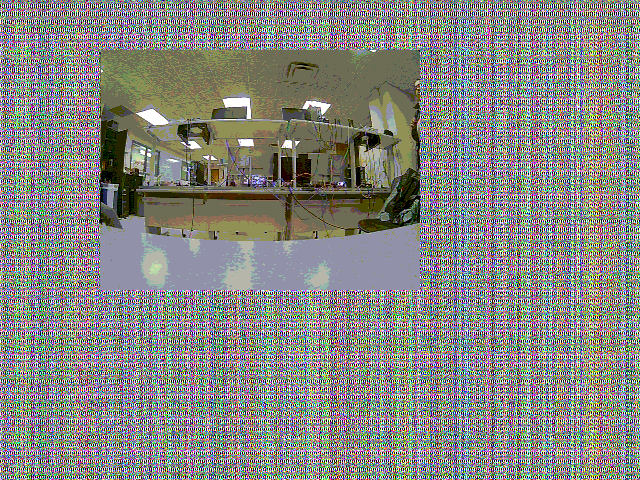
#> input picture test-ntsc-images/vga_capture_19700101_004956_000.png, 640 x 480 px; its folder holds only this picture in this run
$ python apply_charuco_calibration_to_ntsc.py   (older library calls are emulated)
#> lines starting #> are read from the running program, lines starting #| are printed output that depends on the picture
"""Apply ChArUco/checkerboard fisheye calibration to NTSC scene captures.

This script mirrors the map-generation/resampling approach used in
camera_calibration_charuco.py:
  - estimateNewCameraMatrixForUndistortRectify(...)
  - initUndistortRectifyMap(...)
  - remap(...)

It first crops the known 320x240 active image region from full 640x480 NTSC
captures and then undistorts that crop using the saved calibration.
"""

from __future__ import annotations

import argparse
import json
from pathlib import Path
from typing import Iterable

import cv2
import numpy as np


def parse_args() -> argparse.Namespace:
	parser = argparse.ArgumentParser(
		description=(
			"Apply ChArUco/checkerboard fisheye calibration to cropped NTSC captures."
		)
	)
	parser.add_argument(
		"--input-dir",
		type=Path,
		default=Path("test-ntsc-images"),
		help="Directory containing full-frame NTSC captures.",
	)
	parser.add_argument(
		"--output-dir",
		type=Path,
		default=Path("python-testing") / "reconstruction-output-charuco-calib",
		help="Directory for cropped and calibration-undistorted outputs.",
	)
	parser.add_argument(
		"--calibration-json",
		type=Path,
		default=Path("python-testing") / "calibration_results" / "calibration.json",
		help="Path to calibration JSON written by camera_calibration_charuco.py.",
	)
	parser.add_argument(
		"--crop-x",
		type=int,
		default=100,
		help="Active-region left offset in full-frame image.",
	)
	parser.add_argument(
		"--crop-y",
		type=int,
		default=50,
		help="Active-region top offset in full-frame image.",
	)
	parser.add_argument(
		"--crop-width",
		type=int,
		default=320,
		help="Active-region width.",
	)
	parser.add_argument(
		"--crop-height",
		type=int,
		default=240,
		help="Active-region height.",
	)
	parser.add_argument(
		"--balance",
		type=float,
		default=0.1,
		help="OpenCV fisheye balance parameter for new camera matrix.",
	)
	parser.add_argument(
		"--exts",
		nargs="+",
		default=["*.png", "*.jpg", "*.jpeg", "*.bmp"],
		help="Glob patterns used to collect images from --input-dir.",
	)
	parser.add_argument(
		"--save-debug",
		action="store_true",
		help="Write full-frame debug image with crop rectangle.",
	)
	return parser.parse_args()


def collect_images(input_dir: Path, exts: Iterable[str]) -> list[Path]:
	paths: list[Path] = []
	for pattern in exts:
		paths.extend(input_dir.glob(pattern))
	return sorted({p for p in paths if p.is_file()})


def load_calibration(calibration_json: Path) -> tuple[np.ndarray, np.ndarray, tuple[int, int], dict[str, object]]:
	payload = json.loads(calibration_json.read_text(encoding="utf-8"))
#> (reads python-testing/calibration_results/calibration.json from the repository)
	model = payload.get("model", "")
	if model != "opencv_fisheye":
		raise ValueError(
			f"Unsupported calibration model {model!r}; expected 'opencv_fisheye'"
		)

	image_shape_hw_raw = payload.get("image_shape_hw")
	if not isinstance(image_shape_hw_raw, list) or len(image_shape_hw_raw) != 2:
		raise ValueError("calibration.json missing valid image_shape_hw")

	image_shape_hw = (int(image_shape_hw_raw[0]), int(image_shape_hw_raw[1]))
	camera_matrix = np.asarray(payload["camera_matrix"], dtype=np.float64)
	dist_coeffs = np.asarray(payload["dist_coeffs"], dtype=np.float64).reshape(-1, 1)

	if camera_matrix.shape != (3, 3):
		raise ValueError(f"camera_matrix must be 3x3; got shape {camera_matrix.shape}")
	if dist_coeffs.shape[0] != 4:
		raise ValueError(
			f"dist_coeffs must contain 4 fisheye terms; got shape {dist_coeffs.shape}"
		)

	return camera_matrix, dist_coeffs, image_shape_hw, payload


def build_undistort_map(
	camera_matrix: np.ndarray,
	dist_coeffs: np.ndarray,
	width: int,
	height: int,
	balance: float,
) -> tuple[np.ndarray, np.ndarray, np.ndarray]:
	new_k = cv2.fisheye.estimateNewCameraMatrixForUndistortRectify(
		camera_matrix,
		dist_coeffs,
		(width, height),
		np.eye(3),
		balance=float(balance),
	)
	map_x, map_y = cv2.fisheye.initUndistortRectifyMap(
		camera_matrix,
		dist_coeffs,
		np.eye(3),
		new_k,
		(width, height),
		cv2.CV_32FC1,
	)
	return new_k, map_x, map_y


def crop_active_region(
	frame_bgr: np.ndarray,
	crop_x: int,
	crop_y: int,
	crop_w: int,
	crop_h: int,
) -> np.ndarray:
	h, w = frame_bgr.shape[:2]
	if crop_x < 0 or crop_y < 0 or crop_w <= 0 or crop_h <= 0:
		raise ValueError("Crop values must be non-negative with positive size")
	if crop_x + crop_w > w or crop_y + crop_h > h:
		raise ValueError(
			f"Crop ({crop_x}, {crop_y}, {crop_w}, {crop_h}) exceeds image size {w}x{h}"
		)
	return frame_bgr[crop_y : crop_y + crop_h, crop_x : crop_x + crop_w]


def process_image(
	image_path: Path,
	output_dir: Path,
	crop_x: int,
	crop_y: int,
	crop_w: int,
	crop_h: int,
	map_x: np.ndarray,
	map_y: np.ndarray,
	save_debug: bool,
) -> dict[str, object]:
#> called with crop_x = 100, crop_y = 50, crop_w = 320, crop_h = 240, save_debug = False
	frame = cv2.imread(str(image_path), cv2.IMREAD_COLOR)
#> frame is the input picture: shape (480, 640, 3); mean B, G, R 129.8, 134.6, 134.5
	if frame is None:
		raise ValueError(f"Failed to read image: {image_path}")

	crop = crop_active_region(frame, crop_x, crop_y, crop_w, crop_h)
#> in crop_active_region, `return frame_bgr[crop_y : crop_y + crop_h, crop_x : crop_x + crop_w]`:
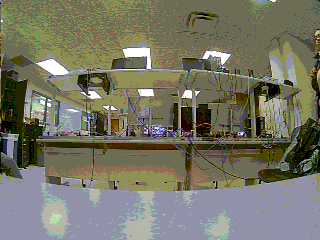
#> returned value: shape (240, 320, 3); mean of channels 0, 1, 2 101.4, 117.5, 118.3; drawn as B, G, R
	undistorted = cv2.remap(
		crop,
		map_x,
		map_y,
		interpolation=cv2.INTER_LINEAR,
		borderMode=cv2.BORDER_CONSTANT,
		borderValue=(0, 0, 0),
	)
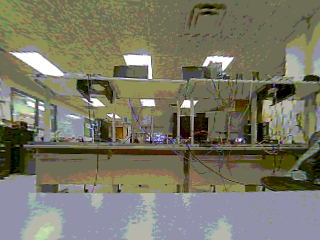
#> undistorted: shape (240, 320, 3); mean B, G, R 102.8, 120.2, 121.3

	comparison = np.hstack([crop, undistorted])
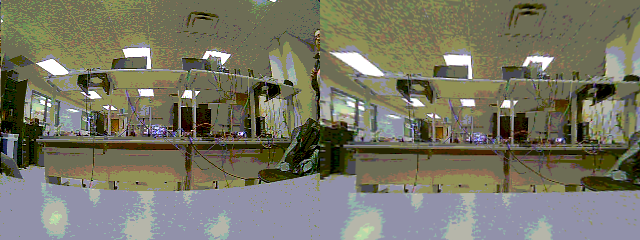
#> comparison: shape (240, 640, 3); mean B, G, R 102.1, 118.8, 119.8

	stem = image_path.stem
	crop_path = output_dir / f"{stem}_crop.png"
	undistorted_path = output_dir / f"{stem}_charuco_rectified.png"
	comparison_path = output_dir / f"{stem}_charuco_compare.png"

	cv2.imwrite(str(crop_path), crop)
	cv2.imwrite(str(undistorted_path), undistorted)
	cv2.imwrite(str(comparison_path), comparison)

	debug_path = None
	if save_debug:
		dbg = frame.copy()
		cv2.rectangle(
			dbg,
			(crop_x, crop_y),
			(crop_x + crop_w - 1, crop_y + crop_h - 1),
			(0, 255, 0),
			2,
		)
		debug_path = output_dir / f"{stem}_crop_debug.png"
		cv2.imwrite(str(debug_path), dbg)

	return {
		"input": str(image_path),
		"crop": str(crop_path),
		"rectified": str(undistorted_path),
		"comparison": str(comparison_path),
		"crop_box": {
			"x": crop_x,
			"y": crop_y,
			"width": crop_w,
			"height": crop_h,
		},
		"crop_debug": str(debug_path) if debug_path else None,
	}


def main() -> None:
	args = parse_args()
	output_dir = args.output_dir
	output_dir.mkdir(parents=True, exist_ok=True)

	image_paths = collect_images(args.input_dir, args.exts)
	if not image_paths:
		raise FileNotFoundError(
			f"No images found in {args.input_dir} matching {args.exts}"
		)

	camera_matrix, dist_coeffs, calib_shape_hw, payload = load_calibration(args.calibration_json)
	crop_w = int(args.crop_width)
	crop_h = int(args.crop_height)

	if (crop_h, crop_w) != calib_shape_hw:
		raise ValueError(
			"Crop size must match calibration image size. "
			f"Got crop {crop_w}x{crop_h}, calibration expects {calib_shape_hw[1]}x{calib_shape_hw[0]}"
		)

	new_k, map_x, map_y = build_undistort_map(
		camera_matrix=camera_matrix,
		dist_coeffs=dist_coeffs,
		width=crop_w,
		height=crop_h,
		balance=args.balance,
	)

	records: list[dict[str, object]] = []
	for image_path in image_paths:
		record = process_image(
			image_path=image_path,
			output_dir=output_dir,
			crop_x=int(args.crop_x),
			crop_y=int(args.crop_y),
			crop_w=crop_w,
			crop_h=crop_h,
			map_x=map_x,
			map_y=map_y,
			save_debug=args.save_debug,
		)
		records.append(record)

	report = {
		"calibration_json": str(args.calibration_json),
		"calibration_model": payload.get("model"),
		"calibration_rms": payload.get("rms"),
		"calibration_mean_reprojection_error": payload.get("mean_reprojection_error"),
		"balance": float(args.balance),
		"crop": {
			"x": int(args.crop_x),
			"y": int(args.crop_y),
			"width": crop_w,
			"height": crop_h,
		},
		"new_camera_matrix": new_k.tolist(),
		"images_processed": len(records),
		"results": records,
	}
	report_path = output_dir / "charuco_apply_report.json"
	report_path.write_text(json.dumps(report, indent=2), encoding="utf-8")

	print(f"Processed {len(records)} image(s)")
	print(
		"Calibration apply settings: "
		f"crop=({args.crop_x}, {args.crop_y}, {crop_w}, {crop_h}), "
		f"balance={args.balance:.3f}, rms={payload.get('rms')}"
	)
	print(f"Report: {report_path}")
	for rec in records:
		print(
			f" - {Path(rec['input']).name}: "
			f"rectified={Path(rec['rectified']).name}, "
			f"comparison={Path(rec['comparison']).name}"
		)


if __name__ == "__main__":
	main()
